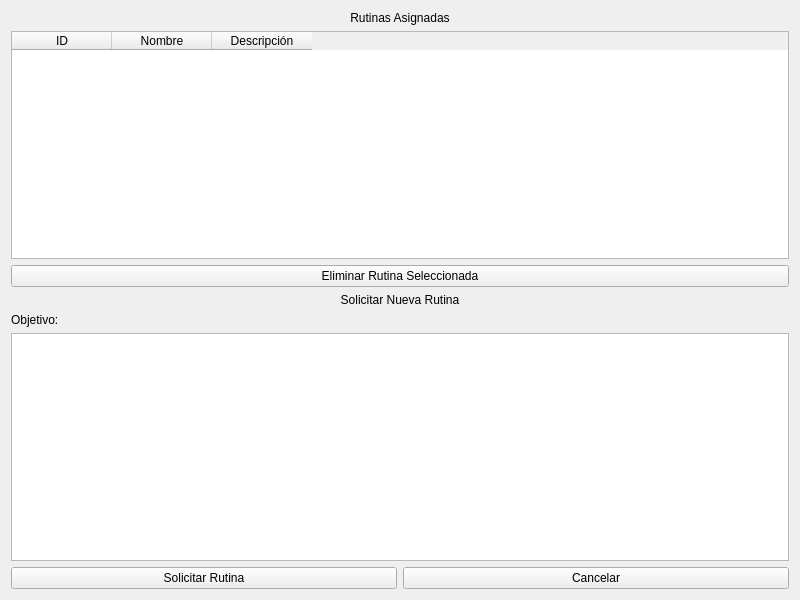
<?xml version="1.0" encoding="UTF-8"?>
<ui version="4.0">
 <class>RutinasUsuario</class>
 <widget class="QWidget" name="RutinasUsuario">
  <property name="geometry">
   <rect>
    <x>0</x>
    <y>0</y>
    <width>800</width>
    <height>600</height>
   </rect>
  </property>
  <property name="windowTitle">
   <string>Mis Rutinas</string>
  </property>
  <layout class="QVBoxLayout" name="mainLayout">

   <item>
    <widget class="QLabel" name="labelRutinas">
     <property name="text">
      <string>Rutinas Asignadas</string>
     </property>
     <property name="alignment">
      <set>Qt::AlignCenter</set>
     </property>
    </widget>
   </item>

   <item>
    <widget class="QTableWidget" name="tablaRutinas">
     <property name="columnCount">
      <number>3</number>
     </property>
     <property name="rowCount">
      <number>0</number>
     </property>
     <column>
      <property name="text">
       <string>ID</string>
      </property>
     </column>
     <column>
      <property name="text">
       <string>Nombre</string>
      </property>
     </column>
     <column>
      <property name="text">
       <string>Descripción</string>
      </property>
     </column>
    </widget>
   </item>

   <item>
    <widget class="QPushButton" name="btnEliminarRutina">
     <property name="text">
      <string>Eliminar Rutina Seleccionada</string>
     </property>
    </widget>
   </item>

   <item>
    <widget class="QLabel" name="labelSolicitar">
     <property name="text">
      <string>Solicitar Nueva Rutina</string>
     </property>
     <property name="alignment">
      <set>Qt::AlignCenter</set>
     </property>
    </widget>
   </item>

   <item>
    <widget class="QLabel" name="labelObjetivo">
     <property name="text">
      <string>Objetivo:</string>
     </property>
    </widget>
   </item>

   <item>
    <widget class="QTextEdit" name="inputObjetivo"/>
   </item>

   <!-- Botones en línea horizontal -->
   <item>
    <layout class="QHBoxLayout" name="horizontalLayoutButtons">
     <item>
      <widget class="QPushButton" name="btnSolicitar">
       <property name="text">
        <string>Solicitar Rutina</string>
       </property>
      </widget>
     </item>
     <item>
      <widget class="QPushButton" name="btnCancelar">
       <property name="text">
        <string>Cancelar</string>
       </property>
      </widget>
     </item>
    </layout>
   </item>

  </layout>
 </widget>
 <resources/>
 <connections/>
</ui>
